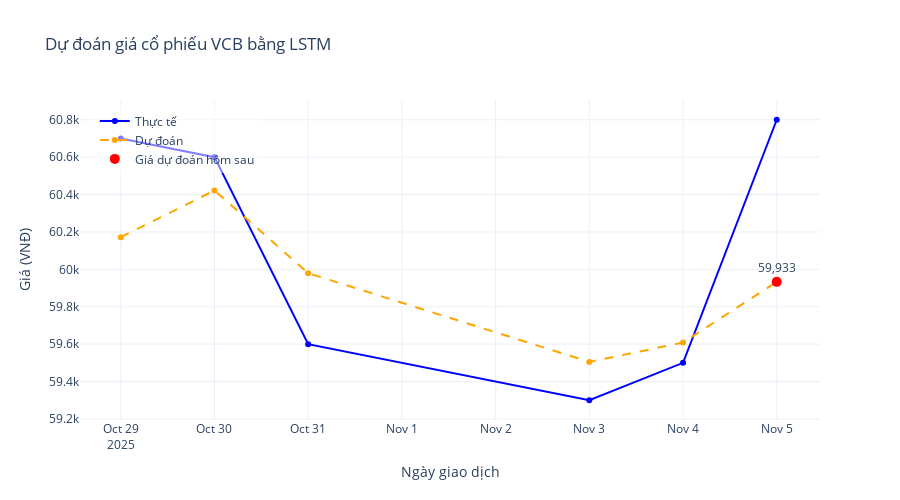

Notebook code for this chart:
### Code cell
fig = go.Figure()

fig.add_trace(go.Scatter(
    x=df['tradingdate'][seq_len:],
    y=df['last_price'][seq_len:],
    mode='lines+markers',
    name='Thực tế',
    line=dict(color='blue')
))

fig.add_trace(go.Scatter(
    x=df['tradingdate'][seq_len:],
    y=predicted_prices,
    mode='lines+markers',
    name='Dự đoán',
    line=dict(color='orange', dash='dash')
))

fig.update_layout(
    title=f"Dự đoán giá cổ phiếu {symbol_target} bằng LSTM",
    xaxis_title="Ngày giao dịch",
    yaxis_title="Giá (VNĐ)",
    legend=dict(x=0.02, y=0.98, bgcolor='rgba(255,255,255,0.5)'),
    template="plotly_white",
    hovermode="x unified",
    width=900,
    height=500
)

fig.add_trace(go.Scatter(
    x=[df['tradingdate'].iloc[-1]],
    y=[predicted_prices[-1]],
    mode="markers+text",
    text=[f"{predicted_prices[-1]:,.0f}"],
    textposition="top center",
    name="Giá dự đoán hôm sau",
    marker=dict(color="red", size=10, symbol="circle")
))

fig.show()

### Figure 1 — Plotly figure (JSON) as saved in the notebook; plotly's stock layout.template omitted (floating-point values rounded to 4 significant figures)
{"data": [{"line": {"color": "blue"}, "mode": "lines+markers", "name": "Thực tế", "type": "scatter", "x": ["2025-10-29T00:00:00.000000000", "2025-10-30T00:00:00.000000000", "2025-10-31T00:00:00.000000000", "2025-11-03T00:00:00.000000000", "2025-11-04T00:00:00.000000000", "2025-11-05T00:00:00.000000000"], "y": [60700, 60600, 59600, 59300, 59500, 60800]}, {"line": {"color": "orange", "dash": "dash"}, "mode": "lines+markers", "name": "Dự đoán", "type": "scatter", "x": ["2025-10-29T00:00:00.000000000", "2025-10-30T00:00:00.000000000", "2025-10-31T00:00:00.000000000", "2025-11-03T00:00:00.000000000", "2025-11-04T00:00:00.000000000", "2025-11-05T00:00:00.000000000"], "y": [60170.0, 60420.0, 59980.0, 59510.0, 59610.0, 59930.0]}, {"marker": {"color": "red", "size": 10, "symbol": "circle"}, "mode": "markers+text", "name": "Giá dự đoán hôm sau", "text": ["59,933"], "textposition": "top center", "type": "scatter", "x": ["2025-11-05T00:00:00"], "y": [59930.0]}], "layout": {"height": 500, "hovermode": "x unified", "legend": {"bgcolor": "rgba(255,255,255,0.5)", "x": 0.02, "y": 0.98}, "title": {"text": "Dự đoán giá cổ phiếu VCB bằng LSTM"}, "width": 900, "xaxis": {"title": {"text": "Ngày giao dịch"}}, "yaxis": {"title": {"text": "Giá (VNĐ)"}}}}
